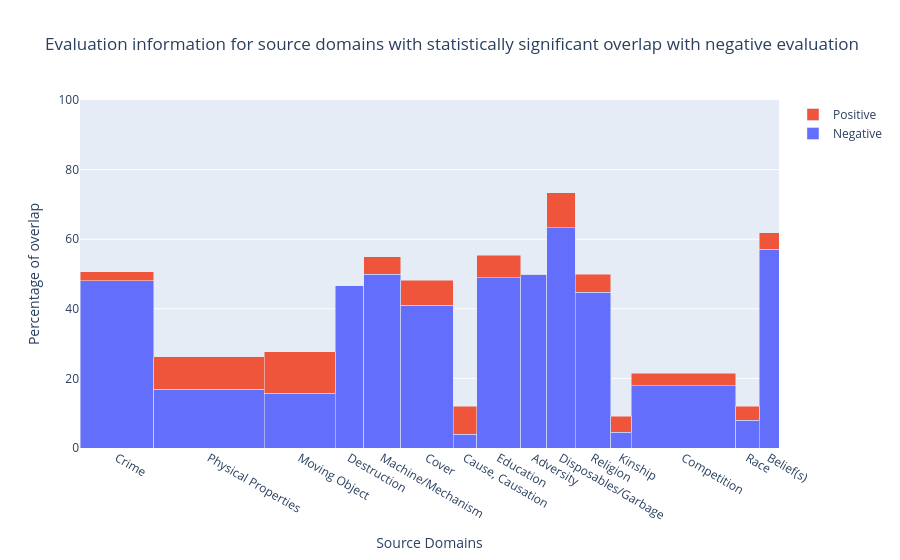

Write notebook code for a chart like this one.
### Code cell
# Marimekko plot for source domains that overlap significantly with negative evaluation
df = neg_df

df["Neg_pct"] = df.Negative / df.Total
df["Pos_pct"] = df.Positive / df.Total

labels = list(df.SD)
widths = np.array(df.Total)

data = {
    "Negative": list(df['Neg_pct']*100),
    "Positive": list(df['Pos_pct']*100)
}

fig = go.Figure()
for key in data:
    fig.add_trace(go.Bar(
        name=key,
        y=data[key],
        x=np.cumsum(widths)-widths,
        width=widths,
        offset=0,
        customdata=np.transpose([labels, widths*data[key]]),
        hovertemplate="<br>".join([
            "label: %{customdata[0]}",
            "percent: %{y}"
        ])
    ))

fig.update_xaxes(
    tickvals=np.cumsum(widths)-widths/2,
    ticktext= ["%s" % l for l in labels]
)

fig.update_xaxes(range=[0,widths.sum()])
fig.update_yaxes(range=[0,100])

fig.update_layout(
    title_text="Evaluation information for source domains with statistically significant overlap with negative evaluation",
    xaxis=dict(
        title="Source Domains"),
    yaxis=dict(title="Percentage of overlap"),
    barmode="stack",
    uniformtext=dict(mode="hide", minsize=10),
)

fig.show()
fig.write_html("negative.html")

### Figure 1 — Plotly figure (JSON) as saved in the notebook; plotly's stock layout.template omitted (floating-point values rounded to 4 significant figures)
{"data": [{"customdata": [["Crime", "3800.0"], ["Physical Properties", "1999.9999999999998"], ["Moving Object", "1200.0"], ["Destruction", "1400.0"], ["Machine/Mechanism", "2000.0"], ["Cover", "2300.0"], ["Cause, Causation", "100.0"], ["Education", "2300.0"], ["Adversity", "1400.0"], ["Disposables/Garbage", "1899.9999999999998"], ["Religion", "1700.0"], ["Kinship", "100.00000000000001"], ["Competition", "2000.0"], ["Race", "200.0"], ["Belief(s)", "1200.0"]], "hovertemplate": "label: %{customdata[0]}<br>percent: %{y}", "name": "Negative", "offset": 0, "type": "bar", "width": [79, 118, 76, 30, 40, 56, 25, 47, 28, 30, 38, 22, 112, 25, 21], "x": [0, 79, 197, 273, 303, 343, 399, 424, 471, 499, 529, 567, 589, 701, 726], "y": [48.1, 16.95, 15.79, 46.67, 50, 41.07, 4, 48.94, 50, 63.33, 44.74, 4.545, 17.86, 8, 57.14]}, {"customdata": [["Crime", "200.0"], ["Physical Properties", "1100.0"], ["Moving Object", "899.9999999999999"], ["Destruction", "0.0"], ["Machine/Mechanism", "200.0"], ["Cover", "400.0"], ["Cause, Causation", "200.0"], ["Education", "300.0"], ["Adversity", "0.0"], ["Disposables/Garbage", "300.0"], ["Religion", "199.99999999999997"], ["Kinship", "100.00000000000001"], ["Competition", "400.0"], ["Race", "100.0"], ["Belief(s)", "100.0"]], "hovertemplate": "label: %{customdata[0]}<br>percent: %{y}", "name": "Positive", "offset": 0, "type": "bar", "width": [79, 118, 76, 30, 40, 56, 25, 47, 28, 30, 38, 22, 112, 25, 21], "x": [0, 79, 197, 273, 303, 343, 399, 424, 471, 499, 529, 567, 589, 701, 726], "y": [2.532, 9.322, 11.84, 0, 5, 7.143, 8, 6.383, 0, 10, 5.263, 4.545, 3.571, 4, 4.762]}], "layout": {"barmode": "stack", "title": {"text": "Evaluation information for source domains with statistically significant overlap with negative evaluation"}, "uniformtext": {"minsize": 10, "mode": "hide"}, "xaxis": {"range": [0, 747], "ticktext": ["Crime", "Physical Properties", "Moving Object", "Destruction", "Machine/Mechanism", "Cover", "Cause, Causation", "Education", "Adversity", "Disposables/Garbage", "Religion", "Kinship", "Competition", "Race", "Belief(s)"], "tickvals": [39.5, 138.0, 235.0, 288.0, 323.0, 371.0, 411.5, 447.5, 485.0, 514.0, 548.0, 578.0, 645.0, 713.5, 736.5], "title": {"text": "Source Domains"}}, "yaxis": {"range": [0, 100], "title": {"text": "Percentage of overlap"}}}}
